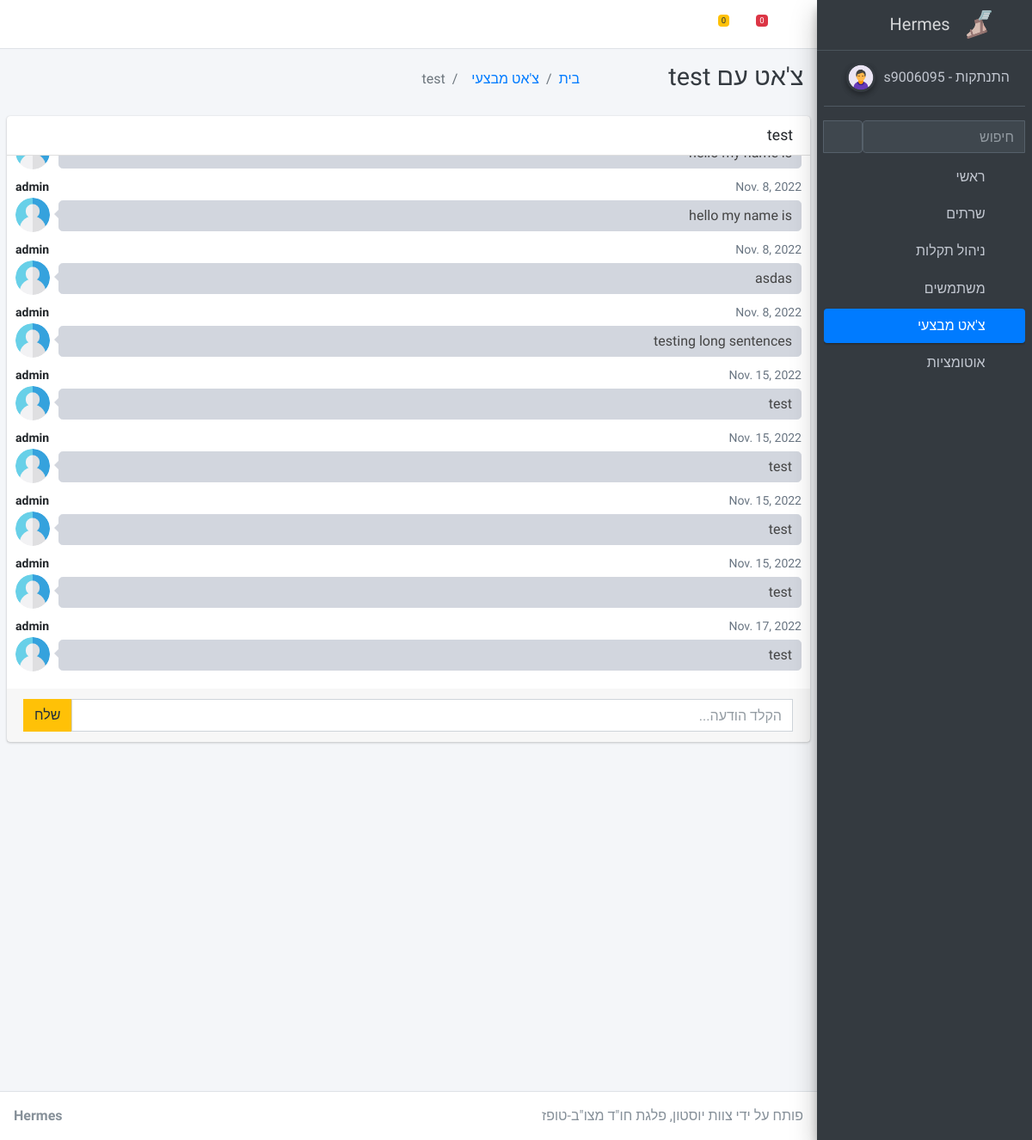
/chat/rooms/test (signed in), run on the app's committed database.
### apps/chat/models.py (models this page shows, shortened)
class Room(models.Model):
    name = models.CharField(max_length=255)
    slug = models.SlugField(unique=True)
    updated = models.DateField(auto_now_add=True)
    lastMessage = models.CharField(blank=True,max_length=255)

class Message(models.Model):
    room = models.ForeignKey(Room, related_name='messages', on_delete=models.CASCADE)
    user = models.ForeignKey(User, related_name='messages', on_delete=models.CASCADE)
    content = models.TextField()
    date_added = models.DateField(auto_now_add=True)
    class Meta:
        ordering = ('date_added',)

### apps/chat/views.py (the view)
# urls.py: path('rooms/<slug:slug>', views.room, name='room'),
@login_required
def room(request, slug):
    context = {'chat'}
    room = Room.objects.get(slug=slug)
    messages = Message.objects.filter(room=room)[0:25]
    return render(request, 'chat/room.html', {'room': room, 'messages': messages, 'segment': context})

### apps/context_processors.py (called while the page is built)
def cfg_assets_root(request):
    return { 'ASSETS_ROOT' : settings.ASSETS_ROOT }

### apps/home/templatetags/auth_extras.py (called while the page is built)
@register.filter(name='has_group')
def has_group(user, group_name):
    group = Group.objects.get(name=group_name)
    return True if group in user.groups.all() else False

@register.filter(name='get_messages')
def get_messages(user):
    return latestMessages

@register.filter(name='get_notifications')
def get_notifications(user):
    return latestUserSignUp + lastestAlerts

### apps/templates/chat/room.html (shortened to what this page needs)
{% extends 'layouts/base.html' %}
{% block body_class %} sidebar-mini layout-fixed layout-navbar-fixed layout-footer-fixed {% endblock body_class %}
{% block stylesheets %}
  <link rel="stylesheet" href="{{ ASSETS_ROOT }}/plugins/fontawesome-free/css/all.min.css">
  <link rel="stylesheet" href="{{ ASSETS_ROOT }}/css/adminlte.min.css">
{% endblock stylesheets %}
{% block content %}
<div class="content-wrapper">
    <div class="content-header" style="direction:rtl">
      <div class="container-fluid">
        <div class="row mb-2">
          <div class="col-sm-3">
            <h1 class="m-0 text-dark">צ'אט עם {{room.slug}}</h1>
          </div>
          <div class="col-sm-3">
            <ol class="breadcrumb float-sm-left">
              <li class="breadcrumb-item"><a href="/">בית</a></li>
              <li class="breadcrumb-item"><a href="/chat/">צ'אט מבצעי</a></li>
              <li class="breadcrumb-item active">{{room.slug}}</li>
            </ol>
          </div>
        </div>
      </div>
    </div>
    <section class="content">
        <div class="card direct-chat direct-chat-warning">
            <div class="card-header">
                <h3 class="card-title">{{ room.name }}</h3>
            </div>
            <div class="direct-chat-messages" style="height:620px" id="chat-messages">
                {% for m in messages %}
                    {% if m.user != request.user %}
                        <div class="direct-chat-msg">
                            <div class="direct-chat-infos clearfix">
                                <span class="direct-chat-name float-left">{{ m.user.username }}</span>
                                <span class="direct-chat-timestamp float-right">{{m.date_added}}</span>
                            </div>
                            <img class="direct-chat-img" src="{{ ASSETS_ROOT }}/img/user.png" alt="message user image">
                            <div class="direct-chat-text">
                                {{ m.content }}
                            </div>
                        </div>
                    {% endif %}
                {% endfor %}
            </div>
            <div class="card-footer">
                <form action="." method="post">
                    <div class="input-group">
                        <span class="input-group-append">
                            <button id="chat-message-submit" type="button" class="btn btn-warning">שלח</button>
                        </span>
                        <input type="text" name="content" placeholder="הקלד הודעה..." class="form-control" id="chat-message-input">
                    </div>
                </form>
            </div>
        </div>
    </section>
</div>
{% endblock %}

### apps/templates/includes/sidebar.html (shortened to what this page needs)
{% load auth_extras %}
  <aside class="main-sidebar sidebar-dark-primary elevation-4">
    <a href="/" class="brand-link text-center">
      <span class="brand-text font-weight-light">Hermes</span>
      <img src="{{ ASSETS_ROOT }}/img/hermes-logo.png" alt="Hermes Logo" class="brand-image" style="opacity: .8;">
    </a>
    <div class="sidebar">
      <div class="user-panel mt-3 pb-3 mb-3 d-flex justify-content-center">
        <div class="image">
          <img src="{{ ASSETS_ROOT }}/img/admin.png" class="img-circle elevation-2" alt="User Image">
        </div>
        <div class="info">
          <a href="{% url 'logout' %}" class="d-block">
            {{ user.username }} - התנתקות
          </a>
        </div>
      </div>
      <div class="form-inline" style="direction:rtl">
        <div class="input-group" data-widget="sidebar-search">
          <input class="form-control form-control-sidebar" type="search" placeholder="חיפוש" aria-label="חיפוש">
          <div class="input-group-append">
            <button class="btn btn-sidebar">
              <i class="fas fa-search fa-fw"></i>
            </button>
          </div>
        </div>
      </div>
      <nav class="mt-2">
        <ul class="nav nav-pills nav-sidebar flex-column" data-widget="treeview" role="menu" data-accordion="false">
          <li class="nav-item has-treeview {% if 'main' in segment %} menu-open {% endif %}">
            <a href="/" class="nav-link {% if 'main' in segment %} active {% endif %}">
              <p>
                ראשי
                <i class="right fas fa-angle-left"></i>
              </p>
              <i class="fas fa-home nav-icon"></i>
            </a>
          </li>
          <li class="nav-item has-treeview {% if 'servers' in segment %} menu-open {% endif %}">
            <a href="/" class="nav-link {% if 'servers' in segment %} active {% endif %}">
              <p>
                שרתים
                <i class="fas fa-angle-left right"></i>
              </p>
              <i class="fas fa-server nav-icon"></i>
            </a>
          </li>
          <li class="nav-item has-treeview {% if 'management' in segment %} menu-open {% endif %}">
            <a href="/" class="nav-link {% if 'management' in segment %} active {% endif %}">
              <p>
                ניהול תקלות
                <i class="fas fa-angle-left right"></i>
              </p>
              <i class="nav-icon fas fa-th"></i>
            </a>
          </li>
          <li class="nav-item has-treeview {% if 'users' in segment %} menu-open {% endif %}">
            <a href="/" class="nav-link {% if 'users' in segment %} active {% endif %}">
              <p>
                משתמשים
                <i class="fas fa-angle-left right"></i>
              </p>
              <i class="fas fa-user nav-icon"></i>
            </a>
          </li>
          <li class="nav-item">
            <a href="/chat/" class="nav-link {% if 'chat' in segment %} active {% endif %}">
              <p>
                צ'אט מבצעי
                <i class="fas fa-angle-left right"></i>
              </p>
              <i class="fas fa-comment nav-icon"></i>
            </a>
          </li>
          <li class="nav-item">
            <a href="/automations" class="nav-link {% if 'automations' in segment %} active {% endif %}">
              <p>
                אוטומציות
                <i class="fas fa-angle-left right"></i>
              </p>
              <i class="nav-icon fas fa-robot"></i>
            </a>
          </li>
        </ul>
      </nav>
    </div>
  </aside>

### data on the page
Room: slug "test", name "test"
Message: user.username "admin", date_added "Nov. 8, 2022", content "hello my name is"
Message: user.username "admin", date_added "Nov. 8, 2022", content "asdas"
Message: user.username "admin", date_added "Nov. 8, 2022", content "testing long sentences"
Message: user.username "admin", date_added "Nov. 15, 2022", content "test"
Message: user.username "admin", date_added "Nov. 15, 2022", content "test"
Message: user.username "admin", date_added "Nov. 15, 2022", content "test"
Message: user.username "admin", date_added "Nov. 15, 2022", content "test"
Message: user.username "admin", date_added "Nov. 17, 2022", content "test"

### other printed values
{{ request.user|get_messages }} "0"
{{ request.user|get_notifications }} "0"
{{ user.username }} "s9006095"
